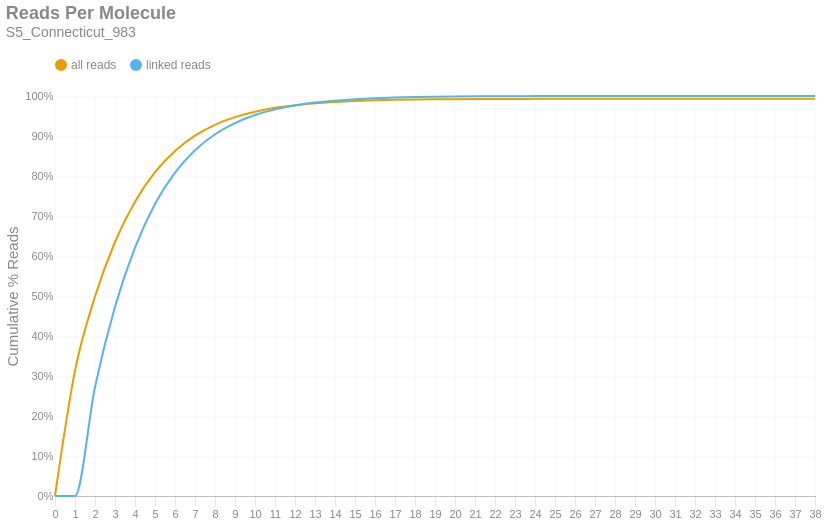

Here is the notebook cell this chart was saved with:
### Markdown cell above
### Reads per Molecule
This chart shows the cumulative distribution of the number of reads per linked molecule. That is, how many alignments are associated with a unique molecule. This excludes the number of reads associated with invalid or absent linked-read barcodes. The `linked` histogram is the percentages recalculated when disregarding singletons.

### Code cell
if SKIPLR:
    print_html(f"Skipped")
else:
    counts = np.bincount(valids['reads'].cast(pl.Int64).to_numpy())
    weighted = counts * np.arange(len(counts))
    all_perc = weighted / n_reads
    linked_perc = weighted / n_linked_reads
    linked_perc[1] = 0
    binned_df = pl.DataFrame({
        'readsper': list(range(len(counts))),
        'all reads (cumsum)': np.cumsum(all_perc).tolist(),
        'linked reads (cumsum)': np.cumsum(linked_perc).tolist(),
    })

    with SafeRender(binned_df):
        (
            density_plot(binned_df, 'Reads Per Molecule', samplename, 'readspmol')
            .encode(
                x=alt.X('readsper:O', title=None).axis(labelAngle=0).scale(padding=0),
                y=alt.Y('value:Q', title='Cumulative % Reads').axis(format='%').stack(False),
                color=alt.Color("key:N").scale(domain=["all reads", "linked reads"]),
                tooltip=[
                    alt.Tooltip("key:N", title="Data Type"),
                    alt.Tooltip("readsper:O", title="Reads Per Molecule"),
                    alt.Tooltip("value:Q", format=".2%", title="% Reads (Cum.)")
                ]            
            )
        ).display()

### Figure 1 — Vega-Lite specification as saved in the notebook (floating-point values rounded to 4 significant figures)
{"width": "container", "height": 400, "config": {"title": {"anchor": "start", "dy": -15, "fontSize": 18, "color": "#888888", "subtitleColor": "#888888", "subtitleFontSize": 14}, "arc": {"fill": "#0072B2"}, "axis": {"domainColor": "#888888", "domainWidth": 0.5, "gridWidth": 0.2, "grid": false, "titleFontWeight": 400, "titleFontSize": 15, "labelFontSize": 11, "labelColor": "#888888", "tickColor": "#888888", "tickWidth": 0.2, "titleColor": "#888888"}, "axisBand": {"grid": false}, "axisX": {"grid": true, "tickSize": 10, "domainCap": "round"}, "axisY": {"domain": false, "grid": true, "tickSize": 0, "domainCap": "round"}, "background": "transparent", "header": {"labelFontSize": 15, "labelColor": "#888888", "titleFontSize": 15, "titleFontWeight": 600, "titleColor": "#888888"}, "legend": {"labelFont": "sans-serif", "labelFontSize": 12, "labelColor": "#888888", "symbolSize": 100, "symbolType": "circle", "titleFontSize": 12, "titlePadding": 10, "titleColor": "#888888", "title": null, "orient": "top"}, "range": {"category": ["#E69F00", "#56B4E9", "#009E73", "#F0E442", "#0072B2", "#D55E00", "#CC79A7", "#000000"], "diverging": ["#cfe8f3", "#a2d4ec", "#73bfe2", "#46abdb", "#1696d2", "#12719e"]}, "area": {"fill": "#0072B2", "fillOpacity": 0.7, "line": true, "strokeOpacity": 0.7}, "line": {"color": "#0072B2", "stroke": "#0072B2", "strokeWidth": 2}, "trail": {"color": "#0072B2", "stroke": "#0072B2", "strokeWidth": 0, "size": 1}, "point": {"filled": true, "fillOpacity": 1.0, "size": 95}, "text": {"color": "#888888", "fontSize": 11, "align": "right", "fontWeight": 400, "size": 11}, "bar": {"fill": "#0072B2", "stroke": null}, "view": {"stroke": null, "continuousWidth": 660, "continuousHeight": 400}}, "data": {"name": "data-d4fbe48bb5af9a785d9a99e397838d43"}, "mark": {"type": "line", "interpolate": "monotone", "point": {"opacity": 0, "size": 275}}, "encoding": {"color": {"field": "key", "scale": {"domain": ["all reads", "linked reads"]}, "type": "nominal"}, "tooltip": [{"field": "key", "title": "Data Type", "type": "nominal"}, {"field": "readsper", "title": "Reads Per Molecule", "type": "ordinal"}, {"field": "value", "format": ".2%", "title": "% Reads (Cum.)", "type": "quantitative"}], "x": {"axis": {"labelAngle": 0}, "field": "readsper", "scale": {"padding": 0}, "title": null, "type": "ordinal"}, "y": {"axis": {"format": "%"}, "field": "value", "stack": false, "title": "Cumulative % Reads", "type": "quantitative"}}, "params": [{"name": "param_c36ac31b6afebe62", "select": {"type": "point", "fields": ["key"]}, "bind": "legend"}], "title": {"text": "Reads Per Molecule", "subtitle": "S5_Connecticut_983"}, "transform": [{"fold": ["all reads (cumsum)", "linked reads (cumsum)"]}, {"calculate": "replace(datum.key, ' (cumsum)', '')", "as": "key"}, {"filter": {"param": "param_c36ac31b6afebe62"}}], "usermeta": {"embedOptions": {"downloadFileName": "S5_Connecticut_983.readspmol"}}, "$schema": "https://vega.github.io/schema/vega-lite/v6.1.0.json", "datasets": {"data-d4fbe48bb5af9a785d9a99e397838d43": [{"readsper": 0, "all reads (cumsum)": 0.0, "linked reads (cumsum)": 0.0}, {"readsper": 1, "all reads (cumsum)": 0.3134, "linked reads (cumsum)": 0.0}, {"readsper": 2, "all reads (cumsum)": 0.4987, "linked reads (cumsum)": 0.2726}, {"readsper": 3, "all reads (cumsum)": 0.635, "linked reads (cumsum)": 0.4732}, {"readsper": 4, "all reads (cumsum)": 0.7356, "linked reads (cumsum)": 0.6212}, {"readsper": 5, "all reads (cumsum)": 0.8096, "linked reads (cumsum)": 0.7301}, {"readsper": 6, "all reads (cumsum)": 0.8627, "linked reads (cumsum)": 0.8082}, {"readsper": 7, "all reads (cumsum)": 0.9009, "linked reads (cumsum)": 0.8644}, {"readsper": 8, "all reads (cumsum)": 0.928, "linked reads (cumsum)": 0.9043}, {"readsper": 9, "all reads (cumsum)": 0.9471, "linked reads (cumsum)": 0.9324}, {"readsper": 10, "all reads (cumsum)": 0.9607, "linked reads (cumsum)": 0.9524}, {"readsper": 11, "all reads (cumsum)": 0.9704, "linked reads (cumsum)": 0.9666}, {"readsper": 12, "all reads (cumsum)": 0.977, "linked reads (cumsum)": 0.9764}, {"readsper": 13, "all reads (cumsum)": 0.9818, "linked reads (cumsum)": 0.9835}, {"readsper": 14, "all reads (cumsum)": 0.9852, "linked reads (cumsum)": 0.9884}, {"readsper": 15, "all reads (cumsum)": 0.9876, "linked reads (cumsum)": 0.992}, {"readsper": 16, "all reads (cumsum)": 0.9892, "linked reads (cumsum)": 0.9944}, {"readsper": 17, "all reads (cumsum)": 0.9904, "linked reads (cumsum)": 0.996}, {"readsper": 18, "all reads (cumsum)": 0.9912, "linked reads (cumsum)": 0.9972}, {"readsper": 19, "all reads (cumsum)": 0.9917, "linked reads (cumsum)": 0.9981}, {"readsper": 20, "all reads (cumsum)": 0.9922, "linked reads (cumsum)": 0.9987}, {"readsper": 21, "all reads (cumsum)": 0.9925, "linked reads (cumsum)": 0.9991}, {"readsper": 22, "all reads (cumsum)": 0.9926, "linked reads (cumsum)": 0.9994}, {"readsper": 23, "all reads (cumsum)": 0.9927, "linked reads (cumsum)": 0.9995}, {"readsper": 24, "all reads (cumsum)": 0.9928, "linked reads (cumsum)": 0.9997}, {"readsper": 25, "all reads (cumsum)": 0.9929, "linked reads (cumsum)": 0.9998}, {"readsper": 26, "all reads (cumsum)": 0.9929, "linked reads (cumsum)": 0.9998}, {"readsper": 27, "all reads (cumsum)": 0.993, "linked reads (cumsum)": 0.9999}, {"readsper": 28, "all reads (cumsum)": 0.993, "linked reads (cumsum)": 0.9999}, {"readsper": 29, "all reads (cumsum)": 0.993, "linked reads (cumsum)": 0.9999}, {"readsper": 30, "all reads (cumsum)": 0.993, "linked reads (cumsum)": 0.9999}, {"readsper": 31, "all reads (cumsum)": 0.993, "linked reads (cumsum)": 1.0}, {"readsper": 32, "all reads (cumsum)": 0.993, "linked reads (cumsum)": 1.0}, {"readsper": 33, "all reads (cumsum)": 0.993, "linked reads (cumsum)": 1.0}, {"readsper": 34, "all reads (cumsum)": 0.993, "linked reads (cumsum)": 1.0}, {"readsper": 35, "all reads (cumsum)": 0.993, "linked reads (cumsum)": 1.0}, {"readsper": 36, "all reads (cumsum)": 0.993, "linked reads (cumsum)": 1.0}, {"readsper": 37, "all reads (cumsum)": 0.993, "linked reads (cumsum)": 1.0}, {"readsper": 38, "all reads (cumsum)": 0.9931, "linked reads (cumsum)": 1.0}]}}
